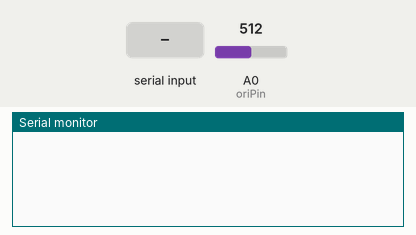
Bench run of a sketch on a simulated Arduino Uno, built with avr-gcc and run on an emulated ATmega328P. On the bench: the last lines printed to the serial monitor. The test bench sets the inputs (shaded band); at power-on: A0 (oriPin) = 512.

Above: at 1.2 s.
1.3 s: "S" received over Serial
At 2.0 s:
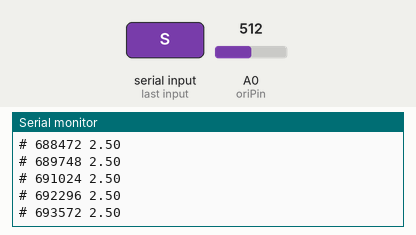
2.8 s: A0 (oriPin) set to 716
At 3.8 s:
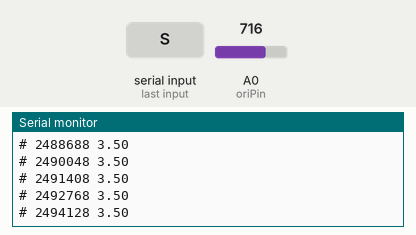
4.3 s: A0 (oriPin) set to 900
Timing chart, 0 to 4.6 s (numbered marks = the images above; inputs shaded):
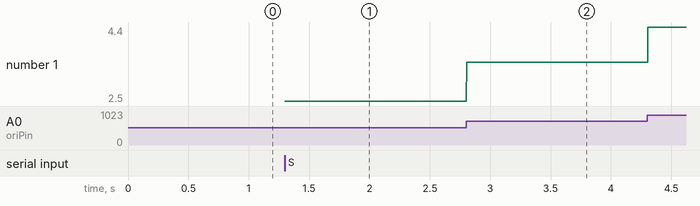

Measured:
- after the input at 1.3 s, the serial monitor: prints a new line at once (image 1)

The sketch:

getData.ino
```cpp
#define STOP 0
#define START 1

int oriPin = A0;
/* int ampPin = A1; */

int origin = 0;
/* int amped = 0; */

long start_time;

int btnPin = 4;
int btnPlotPin = 5;

int status = STOP;

void setup() {
  Serial.begin(115200);
  pinMode(btnPin, INPUT);
  pinMode(btnPlotPin, INPUT);
}

void loop() {
  /* if(digitalRead(btnPin)) { */
  /*   while(digitalRead(btnPin)) { */
  /*     long time = micros(); */
  /*     origin = analogRead(oriPin); */
  /*     /1* amped = analogRead(ampPin); *1/ */
  /*     Serial.print(time); */
  /*     Serial.print(" "); */
  /*     Serial.println(volt(origin)); */
  /*     /1* Serial.print(" "); *1/ */
  /*     /1* Serial.println(volt(amped)); *1/ */
  /*   } */
  /* } */
  /* if(digitalRead(btnPlotPin)) { */
  /*   while(digitalRead(btnPlotPin)) { */
  /*     origin = analogRead(oriPin); */
  /*     /1* amped = analogRead(ampPin); *1/ */
  /*     Serial.println(volt(origin)); */
  /*     /1* Serial.print(" "); *1/ */
  /*     /1* Serial.println(volt(amped)); *1/ */
  /*   } */
  /* } */
  if(Serial.available() > 0) {
    int r = Serial.read();
    switch(r) {
      case 'S':
        status = START;
        start_time = micros();
        break;
      case 'P':
        status = STOP;
        break;
    }
  }
  switch(status) {
    case START:
      origin = analogRead(oriPin);
      Serial.print("# ");
      Serial.print(micros()-start_time);
      Serial.print(" ");
      Serial.println(volt(origin));
      break;
  }
  /*     /1* Serial.print(" "); *1/ */
  /* delay(10); */
}

float volt(int val) {
  return val/1023.0 * 5.0;
}
```
